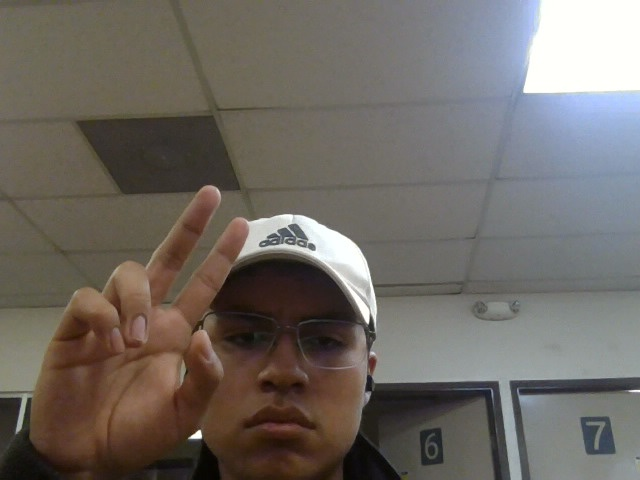
#> input picture model/data/0/100.jpg, 640 x 480 px, given in place of the camera
$ python SkinDetector.py
#> lines starting #> are read from the running program, lines starting #| are printed output that depends on the picture; after the words box and inside, x2 and y2 are one past the last pixel; in counts of white or black regions, pixels touching at a corner belong together
#> further down, frame is the input picture: shape (480, 640, 3); mean B, G, R 99, 105.1, 110.8
import numpy as np
import cv2

def get_bounding_box(imagen):
    # Convertir la imagen a escala de grises
    gray = imagen

    # Umbralizar la imagen para obtener los píxeles del objeto
    _, umbral = cv2.threshold(gray, 1, 255, cv2.THRESH_BINARY)

    # Encontrar los contornos en la imagen umbralizada
    contornos, _ = cv2.findContours(umbral, cv2.RETR_EXTERNAL, cv2.CHAIN_APPROX_SIMPLE)

    # Si no se encontraron contornos, devolver None
    if len(contornos) == 0:
        return None

    # Obtener el cuadro delimitador para el contorno más grande
    x, y, w, h = cv2.boundingRect(max(contornos, key=cv2.contourArea))

    return (x, y, w, h)

cap = cv2.VideoCapture(0)  # El argumento 0 indica que se utilizará la primera cámara disponible


def skin_detection_YCRCB(image):
    #Convertir de BGR a YCrCb
    img_YCrCb = cv2.cvtColor(image, cv2.COLOR_BGR2YCrCb)
#> img_YCrCb: shape (480, 640, 3); mean of channels 0, 1, 2 106.1, 131.4, 124
    #Se crea una máscara
    YCrCb_mask = cv2.inRange(img_YCrCb, (0, 130, 85), (255,180,135))
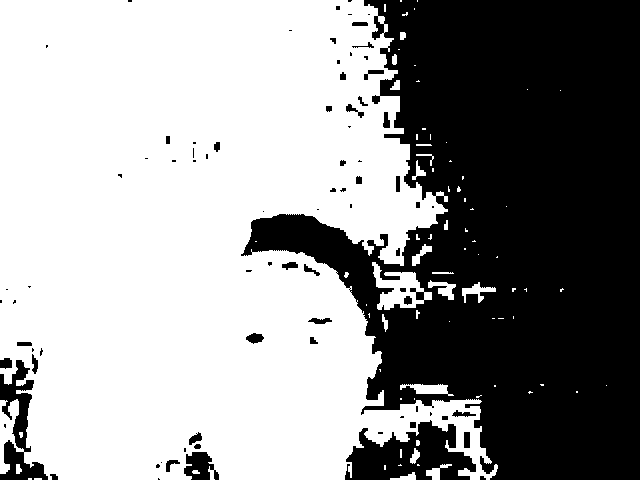
#> YCrCb_mask: shape (480, 640); 59.3% white; 81 black regions (42 under 20 px), largest, box (x1, y1, x2, y2) and area: (241, 0, 640, 480) 114911, (345, 420, 476, 480) 4708, (0, 360, 48, 480) 2305
    #Se aplica la operación de open sobre la imagen binaria
    YCrCb_mask = cv2.morphologyEx(YCrCb_mask, cv2.MORPH_OPEN, np.ones((3,3), np.uint8))
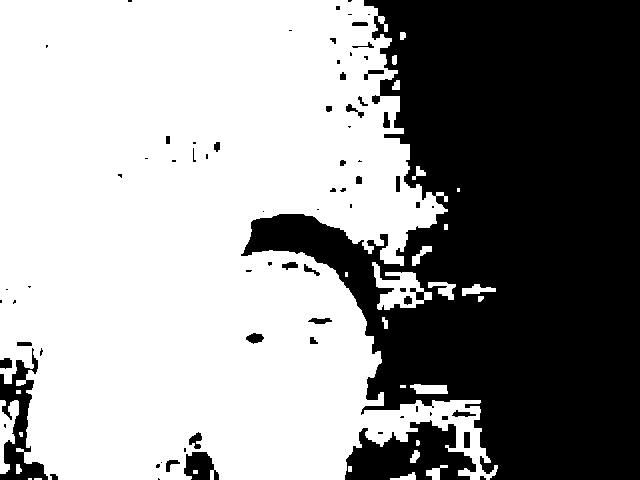
#> YCrCb_mask: shape (480, 640); 59.1% white; 75 black regions (40 under 20 px)

    return YCrCb_mask

# Verificar si la cámara se abrió correctamente
if not cap.isOpened():
    print("No se pudo abrir la cámara.")
    exit()

# Bucle para capturar y mostrar el video
while True:
    # Capturar fotograma por fotograma
    ret, frame = cap.read()

    # Verificar si se capturó correctamente el fotograma
    if not ret:
        print("No se pudo capturar el fotograma.")
        break

    #Obtenemos la imagen binaria
    skin = skin_detection_YCRCB(frame)

    #Obtenemos un bounding box
    bounding_box = get_bounding_box(skin)
#> in get_bounding_box, `contornos, _ = cv2.findContours(umbral, cv2.RETR_EXTERNAL, cv2.CHAIN_A..`: contornos = 28 contours, 11 with area under 20; largest, box (x1, y1, x2, y2) and area: (0, 0, 498, 480) 177738, (372, 262, 432, 310) 1342, (0, 400, 19, 474) 644, (410, 384, 448, 394) 266, (428, 282, 456, 300) 204
#> in get_bounding_box, `x, y, w, h = cv2.boundingRect(max(contornos, key=cv2.contourArea))`: x = 0; w = 498; h = 480
#> bounding_box = (0, 0, 498, 480)
    if bounding_box is not None:
        x, y, w, h = bounding_box
#> x = 0; y = 0; w = 498; h = 480
        cv2.rectangle(frame, (x, y), (x + w, y + h), (0, 255, 0), 2)
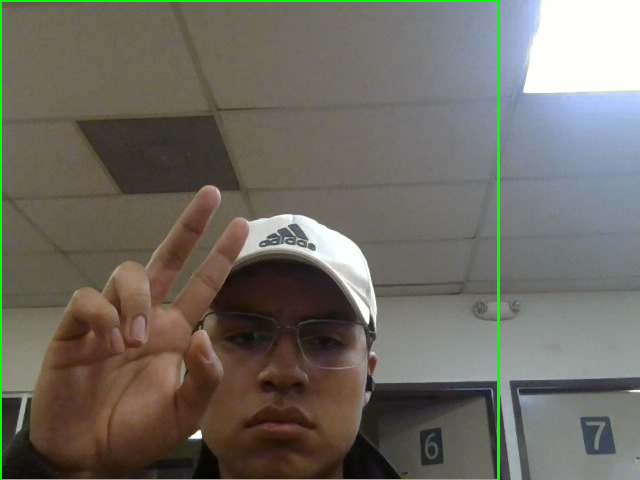
#> frame: shape (480, 640, 3); 1.26% of pixels changed, all inside (x1, y1, x2, y2) = (0, 0, 500, 480)
    # Mostrar el fotograma en una ventana
    cv2.imshow('Skin', frame)

    # Esperar 1 milisegundo y verificar si se presionó la tecla 'q' para salir del bucle
    if cv2.waitKey(1) & 0xFF == ord('q'):
#> (key q is pressed here)
        break

# Liberar el objeto de captura de video y cerrar todas las ventanas
cap.release()
cv2.destroyAllWindows()
